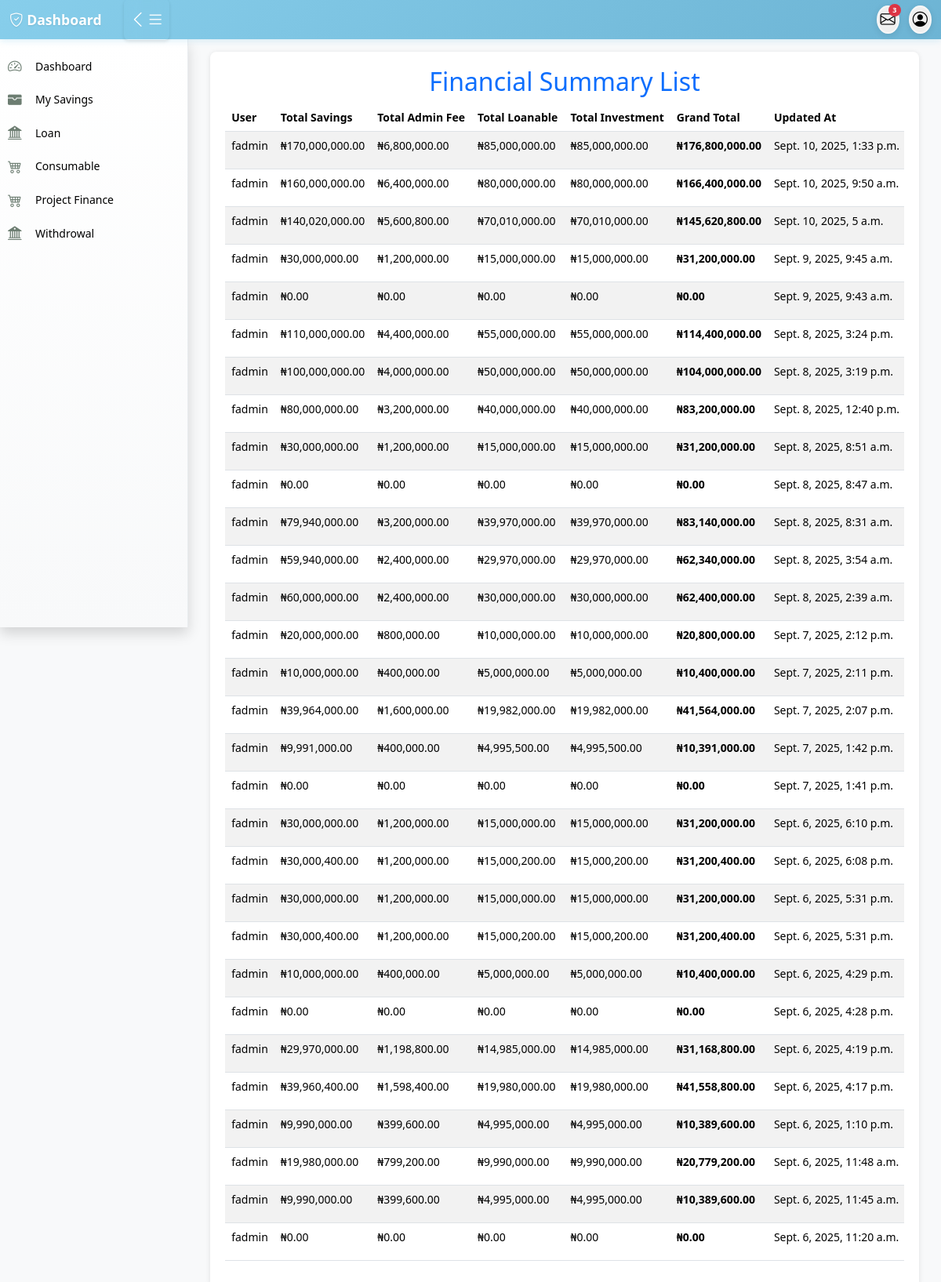
The page /financial_list/ on the database as committed earlier.
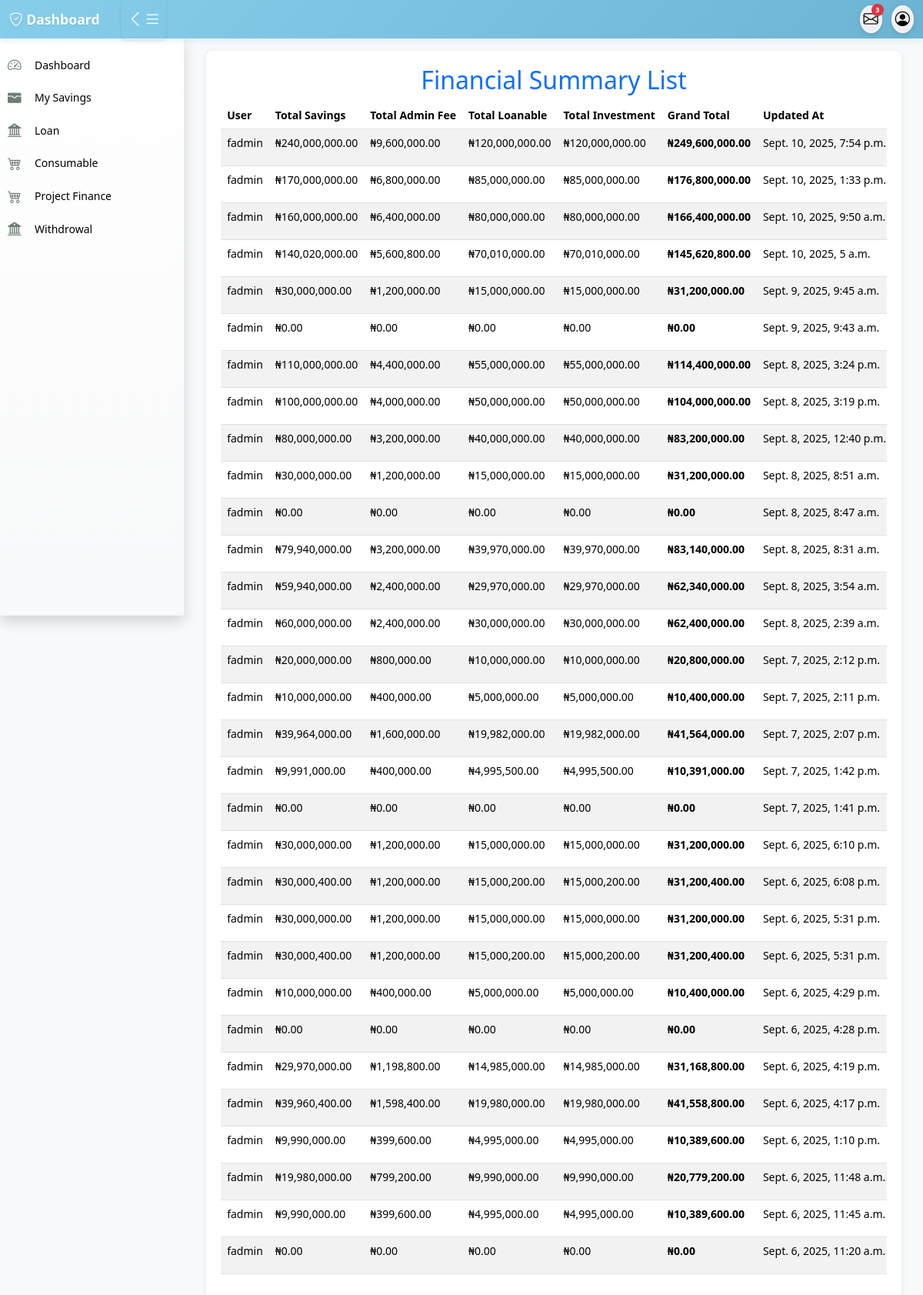
The same page on the database as committed later.
### main/models.py (models this page shows, shortened)
class FinancialSummary(models.Model):
    user = models.ForeignKey(User,on_delete=models.CASCADE,related_name="financial_summaries")
    total_savings = models.DecimalField(max_digits=12, decimal_places=2, default=Decimal('0.00'))
    total_interest = models.DecimalField(max_digits=12, decimal_places=2, default=Decimal('0.00'))
    total_loanable = models.DecimalField(max_digits=12, decimal_places=2, default=Decimal('0.00'))
    total_investment = models.DecimalField(max_digits=12, decimal_places=2, default=Decimal('0.00'))
    grand_total = models.DecimalField(max_digits=15, decimal_places=2, default=Decimal('0.00'))
    created_at = models.DateTimeField(auto_now_add=True)
    updated_at = models.DateTimeField(auto_now=True)
    class Meta:
        verbose_name = "Financial Summary"
        verbose_name_plural = "Financial Summaries"
        ordering = ['-created_at']

### accounts/models.py (models this page shows, shortened)
class User(AbstractUser):
    first_name = models.CharField(max_length=100)
    last_name = models.CharField(max_length=100)
    other_name = models.CharField(max_length=100,blank=True,null=True)
    date_of_birth = models.DateField(blank=True,null=True)
    username = models.CharField(max_length=100, unique=True)
    savings = models.IntegerField(blank=True,null=True)
    account_type = models.CharField(max_length=100,blank=True,null=True)
    department = models.CharField(max_length=100)
    unit = models.CharField(max_length=100,blank=True,null=True)
    gender = models.ForeignKey(Gender, on_delete=models.CASCADE, blank=True, null=True)
    group = models.ForeignKey(UserGroup, on_delete=models.CASCADE, blank=True, null=True)
    marital_status = models.ForeignKey(MaritalStatus,on_delete=models.SET_NULL, null=True, blank=True)
    religion = models.ForeignKey(Religion, on_delete=models.SET_NULL, null=True, blank=True,)
    passport = models.ImageField(upload_to='passport', blank=True, null=True)
    phone1 = models.CharField(max_length=15,null=True, blank=True)
    phone2 = models.CharField(max_length=15, null=True, blank=True)
    email = models.EmailField(blank=True, null=True)
    member_number = models.CharField(max_length=100)

### main/views.py (the view)
# urls.py: path('financial_list/', views.list_financial_summaries, name='financial_list'),
def list_financial_summaries(request):
    summaries = FinancialSummary.objects.select_related('user').all()
    context = {'summaries': summaries}
    return render(request, 'main/summary_list.html', context)

### templates/main/summary_list.html (shortened to what this page needs)
{% extends 'base/base.html' %}
{% load humanize %}
{% block content %}
<div class="content-card">
    <h2 class="text-center text-primary">Financial Summary List</h2>
    <div class="table-responsive">
        <table class="table table-striped">
            <thead>
                <tr>
                    <th>User</th>
                    <th class="text-nowrap text-truncate" style="max-width: 230px;">Total Savings</th>
                    <th class="text-nowrap text-truncate" style="max-width: 230px;">Total Admin Fee</th>
                    <th class="text-nowrap text-truncate" style="max-width: 230px;">Total Loanable</th>
                    <th class="text-nowrap text-truncate" style="max-width: 230px;">Total Investment</th>
                    <th class="text-nowrap text-truncate" style="max-width: 230px;">Grand Total</th>
                    <th class="text-nowrap text-truncate" style="max-width: 230px;">Updated At</th>
                </tr>
            </thead>
            <tbody>
                {% for summary in summaries %}
                <tr>
                    <td>{{ summary.user.first_name|default:"(No User)" }}</td>
                    <td>&#8358;{{ summary.total_savings|intcomma }}</td>
                    <td>&#8358;{{ summary.total_interest|intcomma }}</td>
                    <td>&#8358;{{ summary.total_loanable|intcomma }}</td>
                    <td>&#8358;{{ summary.total_investment|intcomma }}</td>
                    <td><strong>&#8358;{{ summary.grand_total|intcomma }}</strong></td>
                    <td class="text-nowrap text-truncate" style="max-width: 230px;">{{ summary.updated_at }}</td>
                </tr>
                {% empty %}
                <tr>
                    <td colspan="8">No financial summaries available.</td>
                </tr>
                {% endfor %}
            </tbody>
        </table>
    </div>
</div>
{% endblock content %}

Rows that differ between the two databases and show on the page:
added FinancialSummary: user.first_name "fadmin", total_savings "240,000,000.00", total_interest "9,600,000.00", total_loanable "120,000,000.00", total_investment "120,000,000.00", grand_total "249,600,000.00", updated_at "Sept. 10, 2025, 7:54 p.m."
